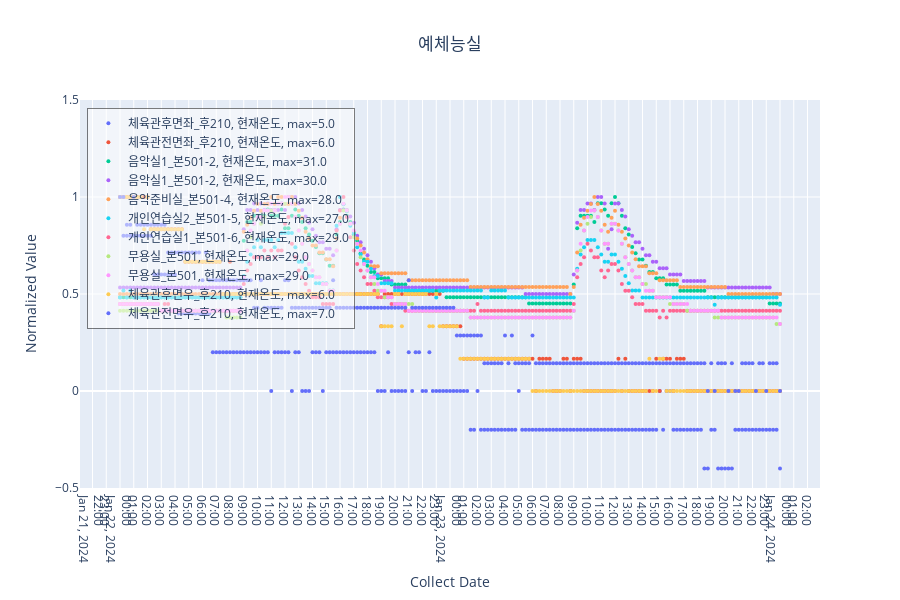

This figure's notebook cell:
### Code cell
device_dict = {
    6011: "체육관후면좌_후210",
    6012: "체육관전면좌_후210",
    6013: "음악실1_본501-2",
    6014: "음악실1_본501-2",
    6016: "음악준비실_본501-4",
    6018: "개인연습실2_본501-5",
    6020: "개인연습실1_본501-6",
    6022: "무용실_본501",
    6024: "무용실_본501",
    6047: "체육관후면우_후210",
    6048: "체육관전면우_후210",
}

#tag_dict = {100003: '현재온도', 100004: '희망온도'}
tag_dict = {100003: '현재온도'}

# 모든 장치에 대해 데이터를 수집
all_tags_data = []
all_tags_names = []

for devID, device_name in device_dict.items():
    # 각 장치에 대해 데이터 선택
    tags = {key: select_devID_tagCD(df, devID, tagCD=key) for key in tag_dict.keys()}
    
    # 그래프를 그리기 위해 필요한 데이터를 리스트로 변환
    tag_data = [tags[key] for key in tag_dict.keys()]
    tag_names = [f"{device_name}, {tag_dict[key]}" for key in tag_dict.keys()]
    
    all_tags_data.extend(tag_data)
    all_tags_names.extend(tag_names)

# 모든 데이터를 하나의 그래프에 시각화
plot_devID_tagCD(all_tags_data, all_tags_names, device_name="예체능실", fig=True, W=None, H=600)

### Figure 1 — Plotly figure (JSON) as saved in the notebook; plotly's stock layout.template omitted (floating-point values rounded to 4 significant figures; data arrays with more than 128 entries replaced by an {"elided": "..."} marker saying what was removed)
{"data": [{"marker": {"size": 4}, "mode": "markers", "name": "체육관후면좌_후210, 현재온도, max=5.0", "type": "scatter", "visible": true, "x": {"elided": "193 str values"}, "y": {"elided": "193 float values"}}, {"marker": {"size": 4}, "mode": "markers", "name": "체육관전면좌_후210, 현재온도, max=6.0", "type": "scatter", "visible": true, "x": {"elided": "193 str values"}, "y": {"elided": "193 float values"}}, {"marker": {"size": 4}, "mode": "markers", "name": "음악실1_본501-2, 현재온도, max=31.0", "type": "scatter", "visible": true, "x": {"elided": "193 str values"}, "y": {"elided": "193 float values"}}, {"marker": {"size": 4}, "mode": "markers", "name": "음악실1_본501-2, 현재온도, max=30.0", "type": "scatter", "visible": true, "x": {"elided": "193 str values"}, "y": {"elided": "193 float values"}}, {"marker": {"size": 4}, "mode": "markers", "name": "음악준비실_본501-4, 현재온도, max=28.0", "type": "scatter", "visible": true, "x": {"elided": "193 str values"}, "y": {"elided": "193 float values"}}, {"marker": {"size": 4}, "mode": "markers", "name": "개인연습실2_본501-5, 현재온도, max=27.0", "type": "scatter", "visible": true, "x": {"elided": "193 str values"}, "y": {"elided": "193 float values"}}, {"marker": {"size": 4}, "mode": "markers", "name": "개인연습실1_본501-6, 현재온도, max=29.0", "type": "scatter", "visible": true, "x": {"elided": "193 str values"}, "y": {"elided": "193 float values"}}, {"marker": {"size": 4}, "mode": "markers", "name": "무용실_본501, 현재온도, max=29.0", "type": "scatter", "visible": true, "x": {"elided": "193 str values"}, "y": {"elided": "193 float values"}}, {"marker": {"size": 4}, "mode": "markers", "name": "무용실_본501, 현재온도, max=29.0", "type": "scatter", "visible": true, "x": {"elided": "193 str values"}, "y": {"elided": "193 float values"}}, {"marker": {"size": 4}, "mode": "markers", "name": "체육관후면우_후210, 현재온도, max=6.0", "type": "scatter", "visible": true, "x": {"elided": "193 str values"}, "y": {"elided": "193 float values"}}, {"marker": {"size": 4}, "mode": "markers", "name": "체육관전면우_후210, 현재온도, max=7.0", "type": "scatter", "visible": true, "x": {"elided": "193 str values"}, "y": {"elided": "193 float values"}}], "layout": {"height": 600, "legend": {"bgcolor": "rgba(255, 255, 255, 0.5)", "bordercolor": "rgba(0, 0, 0, 0.5)", "borderwidth": 1, "traceorder": "normal", "x": 0.01, "y": 0.98}, "title": {"text": "예체능실", "x": 0.5, "xanchor": "center"}, "xaxis": {"dtick": 3600000, "tickmode": "linear", "title": {"text": "Collect Date"}}, "yaxis": {"range": [-0.5, 1.5], "title": {"text": "Normalized Value"}}}}
